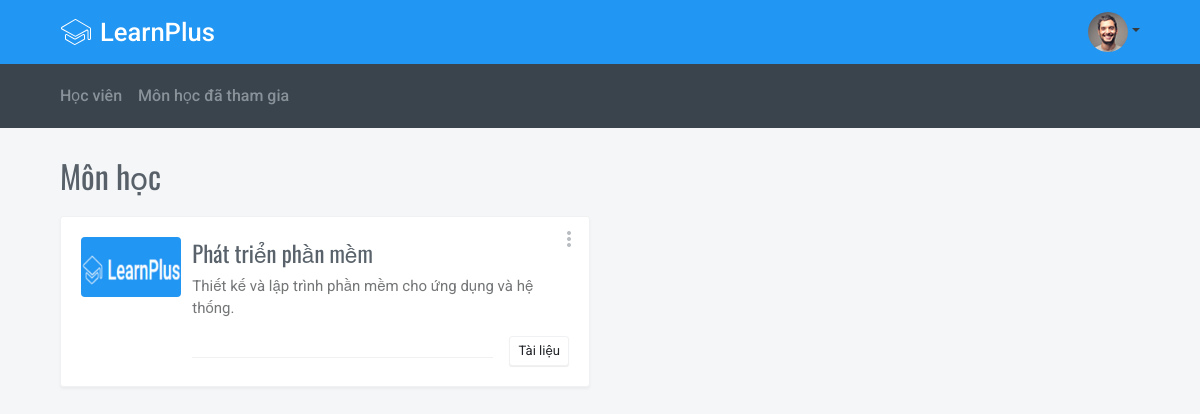
Screenshot of /index.php?act=khdatghv (signed in) with the database file from the repository.
### tables this page shows
CREATE TABLE `subjects` (
  `idsubject` int NOT NULL AUTO_INCREMENT,
  `name` varchar(50) DEFAULT NULL,
  `description` varchar(250) DEFAULT NULL,
  `idnganh` int DEFAULT NULL,
  PRIMARY KEY (`idsubject`)
);

### model/monhoc.php (called while the page is built, shortened)
<?php
if (!function_exists('laykhdatg')) {
    function laykhdatg($id){
        $conn = connectdb();
        $stmt = $conn->prepare("SELECT * FROM subjects WHERE idsubject IN (SELECT idsubject FROM course WHERE iduser ='".$id."' )");
        $stmt->execute();
        $kh=$stmt->fetchAll();
        return $kh;
    }
}
?>

### view/khdatghv.php (the view, shortened to what this page needs)
<div class="mdk-header-layout__content d-flex flex-column">
<div class="page__header">
    <div class="navbar bg-dark navbar-dark navbar-expand-sm d-none2 d-md-flex2">
        <div class="container">
            <div class="navbar-collapse collapse"
                 id="navbarsExample03">
                <ul class="nav navbar-nav">
                    <li class="nav-item dropdown">
                        <a href="index.php?act=hocvien"
                           class="nav-link">Học viên</a>
                    </li>
                    <li class="nav-item dropdown">
                        <a href="index.php?act=khdatghv"
                           class="nav-link">Môn học đã tham gia</a>
                    </li>
                </ul>
            </div>
        </div>
    </div>
</div>
<div class="page ">
                    <div class="container page__container">
                        <div class="media mb-headings align-items-center">
                            <div class="media-body">
                                <h1 class="h2">Môn học</h1>
                            </div>
                        </div>
                        <?php
                        $iduser = $_SESSION['iduser'];
                        if(isset($mh)&&(count($mh)>0)){
                            foreach($mh as $htmh){
                                $idsubject = $htmh['idsubject'];
                                echo
                                '
                                <div class="row">
                                    <div class="col-md-6">
                                        <div class="card">
                                            <div class="card-body">
                                                <div class="d-flex flex-column flex-sm-row">
                                                <div class="media-left">
                                                    <a href="#"
                                                        class="avatar avatar-lg avatar-4by3 mb-3 w-xs-plus-down-100 mr-sm-3">
                                                        <img src="assets/images/learnplus.png"
                                                                alt="Card image cap"
                                                                width="100"
                                                                class="rounded">
                                                    </a>
                                                </div>
                                                    <div class="flex"
                                                            style="min-width: 200px;">
                                                        <h4 class="card-title mb-1"><a href="#">'.$htmh['name'].'</a></h4>
                                                        <p class="text-black-70">'.$htmh['description'].'</p>
                                                        <div class="d-flex align-items-end">
                                                            <div class="d-flex flex flex-column mr-3">
                                                                <div class="d-flex align-items-center py-1 border-bottom">
                                                                </div>
                                                                <div class="d-flex align-items-center py-1">
                                                                </div>
                                                            </div>
                                                            <div class="text-center">
                                                                <a href="index.php?act=laytlmhhv&idsubject='.$idsubject.'" class="btn btn-sm btn-white" >Tài liệu</a>
                                                            </div>
                                                        </div>
                                                    </div>
                                                </div>
                                            </div>
                                            <div class="card__options dropdown right-0 pr-2">
                                                <a href="#"
                                                    class="dropdown-toggle text-muted"
                                                    data-caret="false"
                                                    data-toggle="dropdown">
                                                    <i class="material-icons">more_vert</i>
                                                </a>
                                                    <a href="index.php?act=huykhhv&idsubject='.$idsubject.'&iduser='.$iduser.'" class="dropdown-item text-danger" type="text">Huỷ khoá học</a>
                                            </div>
                                        </div>
                                    </div>
                                </div>';
                            }
                        }
                        ?>
                </div>
            </div>
        </div>

### rows the page displays
subjects: name "Phát triển phần mềm", description "Thiết kế và lập trình phần mềm cho ứng dụng và hệ thống."
